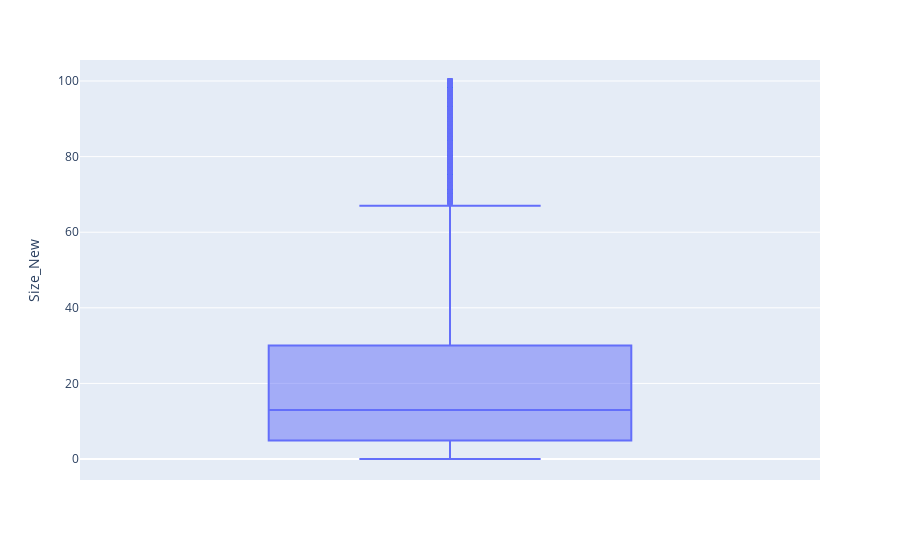

Notebook code for this chart:
### Code cell
px.box(data, y = 'Size_New')

### Figure 1 — Plotly figure (JSON) as saved in the notebook; plotly's stock layout.template omitted (floating-point values rounded to 4 significant figures; data arrays with more than 128 entries replaced by an {"elided": "..."} marker saying what was removed)
{"data": [{"alignmentgroup": "True", "hovertemplate": "Size_New=%{y}<extra></extra>", "legendgroup": "", "marker": {"color": "#636efa"}, "name": "", "notched": false, "offsetgroup": "", "orientation": "v", "showlegend": false, "type": "box", "x0": " ", "xaxis": "x", "y": {"elided": "9145 float values"}, "y0": " ", "yaxis": "y"}], "layout": {"boxmode": "group", "legend": {"tracegroupgap": 0}, "margin": {"t": 60}, "xaxis": {"anchor": "y", "domain": [0, 1]}, "yaxis": {"anchor": "x", "domain": [0, 1], "title": {"text": "Size_New"}}}}
